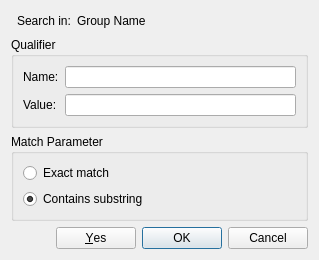
<?xml version="1.0" encoding="UTF-8"?>
<ui version="4.0">
 <class>SearchQualifierDialog</class>
 <widget class="QDialog" name="SearchQualifierDialog">
  <property name="geometry">
   <rect>
    <x>0</x>
    <y>0</y>
    <width>319</width>
    <height>241</height>
   </rect>
  </property>
  <property name="windowTitle">
   <string>Find Qualifier</string>
  </property>
  <layout class="QGridLayout" name="gridLayout">
   <item row="5" column="0" colspan="5">
    <widget class="QGroupBox" name="groupBox_2">
     <property name="title">
      <string>Match Parameter</string>
     </property>
     <layout class="QGridLayout" name="gridLayout_3">
      <item row="1" column="0">
       <widget class="QRadioButton" name="contaiinsButton">
        <property name="text">
         <string>Contains substring</string>
        </property>
        <property name="checked">
         <bool>true</bool>
        </property>
        <attribute name="buttonGroup">
         <string notr="true">buttonGroup</string>
        </attribute>
       </widget>
      </item>
      <item row="0" column="0">
       <widget class="QRadioButton" name="exactButton">
        <property name="text">
         <string>Exact match</string>
        </property>
        <attribute name="buttonGroup">
         <string notr="true">buttonGroup</string>
        </attribute>
       </widget>
      </item>
     </layout>
    </widget>
   </item>
   <item row="4" column="0" colspan="5">
    <widget class="QGroupBox" name="groupBox">
     <property name="title">
      <string>Qualifier</string>
     </property>
     <layout class="QGridLayout" name="gridLayout_2">
      <item row="0" column="0">
       <widget class="QLabel" name="label_3">
        <property name="text">
         <string>Name:</string>
        </property>
       </widget>
      </item>
      <item row="0" column="1">
       <widget class="QLineEdit" name="nameEdit"/>
      </item>
      <item row="1" column="0">
       <widget class="QLabel" name="label_4">
        <property name="text">
         <string>Value:</string>
        </property>
       </widget>
      </item>
      <item row="1" column="1">
       <widget class="QLineEdit" name="valueEdit"/>
      </item>
     </layout>
    </widget>
   </item>
   <item row="0" column="2">
    <widget class="QLabel" name="groupLabel">
     <property name="sizePolicy">
      <sizepolicy hsizetype="Expanding" vsizetype="Preferred">
       <horstretch>0</horstretch>
       <verstretch>0</verstretch>
      </sizepolicy>
     </property>
     <property name="text">
      <string>Group Name</string>
     </property>
    </widget>
   </item>
   <item row="0" column="3">
    <spacer name="horizontalSpacer_2">
     <property name="orientation">
      <enum>Qt::Horizontal</enum>
     </property>
     <property name="sizeHint" stdset="0">
      <size>
       <width>40</width>
       <height>20</height>
      </size>
     </property>
    </spacer>
   </item>
   <item row="0" column="1">
    <widget class="QLabel" name="label">
     <property name="sizePolicy">
      <sizepolicy hsizetype="Minimum" vsizetype="Preferred">
       <horstretch>0</horstretch>
       <verstretch>0</verstretch>
      </sizepolicy>
     </property>
     <property name="text">
      <string>Search in:</string>
     </property>
    </widget>
   </item>
   <item row="6" column="0" colspan="5">
    <widget class="QDialogButtonBox" name="buttonBox">
     <property name="standardButtons">
      <set>QDialogButtonBox::Cancel|QDialogButtonBox::Ok|QDialogButtonBox::Yes</set>
     </property>
    </widget>
   </item>
  </layout>
 </widget>
 <resources/>
 <connections>
  <connection>
   <sender>buttonBox</sender>
   <signal>rejected()</signal>
   <receiver>SearchQualifierDialog</receiver>
   <slot>reject()</slot>
   <hints>
    <hint type="sourcelabel">
     <x>159</x>
     <y>220</y>
    </hint>
    <hint type="destinationlabel">
     <x>159</x>
     <y>120</y>
    </hint>
   </hints>
  </connection>
  <connection>
   <sender>buttonBox</sender>
   <signal>accepted()</signal>
   <receiver>SearchQualifierDialog</receiver>
   <slot>accept()</slot>
   <hints>
    <hint type="sourcelabel">
     <x>159</x>
     <y>220</y>
    </hint>
    <hint type="destinationlabel">
     <x>159</x>
     <y>120</y>
    </hint>
   </hints>
  </connection>
 </connections>
 <buttongroups>
  <buttongroup name="buttonGroup"/>
 </buttongroups>
</ui>
